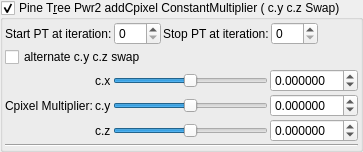
    <widget class="MyGroupBox" name="groupCheck_transf_addCpixel_enabled_false">
     <property name="toolTip">
      <string>&lt;html&gt;&lt;head/&gt;&lt;body&gt;&lt;p&gt;Cpixel is CVector3 c = ( c.x, c.y, c.z). It is each original point (pixel) in 3D space where the iteration starts from, ( c = original z for each point .) It is commonly found in formula structures z = f(z) + c.&lt;/p&gt;&lt;p&gt;The Cpixel multiplier effectively scales this point &amp;quot;c&amp;quot;.&lt;/p&gt;&lt;p&gt;In this formula the c.y and c.z components of &amp;quot;CVector3 c&amp;quot; are swapped before being multiplied by &amp;quot;CVector3 z&amp;quot; components.&lt;br/&gt;&lt;/p&gt;&lt;/body&gt;&lt;/html&gt;</string>
     </property>
     <property name="title">
      <string>Pine T&amp;ree Pwr2 addCpixel ConstantMultiplier ( c.y c.z Swap)</string>
     </property>
     <property name="checkable">
      <bool>true</bool>
     </property>
     <layout class="QVBoxLayout" name="verticalLayout_49">
      <property name="spacing">
       <number>2</number>
      </property>
      <property name="leftMargin">
       <number>2</number>
      </property>
      <property name="topMargin">
       <number>2</number>
      </property>
      <property name="rightMargin">
       <number>2</number>
      </property>
      <property name="bottomMargin">
       <number>2</number>
      </property>
      <item>
       <layout class="QGridLayout" name="gridLayout_64">
        <property name="spacing">
         <number>2</number>
        </property>
        <item row="1" column="5">
         <spacer name="horizontalSpacer_36">
          <property name="orientation">
           <enum>Qt::Horizontal</enum>
          </property>
          <property name="sizeHint" stdset="0">
           <size>
            <width>40</width>
            <height>20</height>
           </size>
          </property>
         </spacer>
        </item>
        <item row="1" column="2">
         <widget class="QLabel" name="label_248">
          <property name="text">
           <string>Stop PT at iteration:</string>
          </property>
         </widget>
        </item>
        <item row="1" column="3">
         <widget class="MySpinBox" name="spinboxInt_transf_stop_iterations_C">
          <property name="sizePolicy">
           <sizepolicy hsizetype="Minimum" vsizetype="Maximum">
            <horstretch>0</horstretch>
            <verstretch>0</verstretch>
           </sizepolicy>
          </property>
          <property name="maximum">
           <number>999</number>
          </property>
         </widget>
        </item>
        <item row="1" column="1">
         <widget class="MySpinBox" name="spinboxInt_transf_start_iterations_C">
          <property name="sizePolicy">
           <sizepolicy hsizetype="Minimum" vsizetype="Maximum">
            <horstretch>0</horstretch>
            <verstretch>0</verstretch>
           </sizepolicy>
          </property>
          <property name="maximum">
           <number>999</number>
          </property>
         </widget>
        </item>
        <item row="1" column="0">
         <widget class="QLabel" name="label_249">
          <property name="text">
           <string>Start PT at iteration:</string>
          </property>
         </widget>
        </item>
       </layout>
      </item>
      <item>
       <widget class="QCheckBox" name="checkBox_transf_alternate_enabled_false">
        <property name="text">
         <string>alternate c.y c.z swap</string>
        </property>
       </widget>
      </item>
      <item>
       <layout class="QGridLayout" name="gridLayout_23">
        <property name="spacing">
         <number>2</number>
        </property>
        <item row="1" column="0">
         <widget class="QLabel" name="label_124">
          <property name="text">
           <string>Cpixel Multiplier:</string>
          </property>
         </widget>
        </item>
        <item row="1" column="3">
         <widget class="MyDoubleSpinBox" name="spinbox3_transf_constant_multiplier_100_y">
          <property name="sizePolicy">
           <sizepolicy hsizetype="Minimum" vsizetype="Maximum">
            <horstretch>0</horstretch>
            <verstretch>0</verstretch>
           </sizepolicy>
          </property>
          <property name="decimals">
           <number>6</number>
          </property>
          <property name="minimum">
           <double>-99.989999999999995</double>
          </property>
          <property name="maximum">
           <double>99.989999999999995</double>
          </property>
          <property name="singleStep">
           <double>0.100000000000000</double>
          </property>
         </widget>
        </item>
        <item row="1" column="1">
         <widget class="QLabel" name="label_121">
          <property name="text">
           <string notr="true">c.y</string>
          </property>
         </widget>
        </item>
        <item row="0" column="1">
         <widget class="QLabel" name="label_120">
          <property name="text">
           <string notr="true">c.x</string>
          </property>
         </widget>
        </item>
        <item row="2" column="2">
         <widget class="QSlider" name="slider3_transf_constant_multiplier_100_z">
          <property name="sizePolicy">
           <sizepolicy hsizetype="Expanding" vsizetype="Maximum">
            <horstretch>0</horstretch>
            <verstretch>0</verstretch>
           </sizepolicy>
          </property>
          <property name="minimum">
           <number>-5000000</number>
          </property>
          <property name="maximum">
           <number>5000000</number>
          </property>
          <property name="orientation">
           <enum>Qt::Horizontal</enum>
          </property>
         </widget>
        </item>
        <item row="2" column="1">
         <widget class="QLabel" name="label_123">
          <property name="text">
           <string notr="true">c.z</string>
          </property>
         </widget>
        </item>
        <item row="0" column="3">
         <widget class="MyDoubleSpinBox" name="spinbox3_transf_constant_multiplier_100_x">
          <property name="sizePolicy">
           <sizepolicy hsizetype="Minimum" vsizetype="Maximum">
            <horstretch>0</horstretch>
            <verstretch>0</verstretch>
           </sizepolicy>
          </property>
          <property name="prefix">
           <string/>
          </property>
          <property name="decimals">
           <number>6</number>
          </property>
          <property name="minimum">
           <double>-99.989999999999995</double>
          </property>
          <property name="singleStep">
           <double>0.100000000000000</double>
          </property>
         </widget>
        </item>
        <item row="0" column="2">
         <widget class="QSlider" name="slider3_transf_constant_multiplier_100_x">
          <property name="sizePolicy">
           <sizepolicy hsizetype="Expanding" vsizetype="Maximum">
            <horstretch>0</horstretch>
            <verstretch>0</verstretch>
           </sizepolicy>
          </property>
          <property name="minimum">
           <number>-5000000</number>
          </property>
          <property name="maximum">
           <number>5000000</number>
          </property>
          <property name="orientation">
           <enum>Qt::Horizontal</enum>
          </property>
         </widget>
        </item>
        <item row="1" column="2">
         <widget class="QSlider" name="slider3_transf_constant_multiplier_100_y">
          <property name="sizePolicy">
           <sizepolicy hsizetype="Expanding" vsizetype="Maximum">
            <horstretch>0</horstretch>
            <verstretch>0</verstretch>
           </sizepolicy>
          </property>
          <property name="minimum">
           <number>-5000000</number>
          </property>
          <property name="maximum">
           <number>5000000</number>
          </property>
          <property name="orientation">
           <enum>Qt::Horizontal</enum>
          </property>
         </widget>
        </item>
        <item row="2" column="3">
         <widget class="MyDoubleSpinBox" name="spinbox3_transf_constant_multiplier_100_z">
          <property name="sizePolicy">
           <sizepolicy hsizetype="Minimum" vsizetype="Maximum">
            <horstretch>0</horstretch>
            <verstretch>0</verstretch>
           </sizepolicy>
          </property>
          <property name="decimals">
           <number>6</number>
          </property>
          <property name="minimum">
           <double>-99.989999999999995</double>
          </property>
          <property name="maximum">
           <double>99.989999999999995</double>
          </property>
          <property name="singleStep">
           <double>0.100000000000000</double>
          </property>
         </widget>
        </item>
        <item row="3" column="0" colspan="4">
         <widget class="Line" name="line_30">
          <property name="orientation">
           <enum>Qt::Horizontal</enum>
          </property>
         </widget>
        </item>
       </layout>
      </item>
     </layout>
    </widget>
